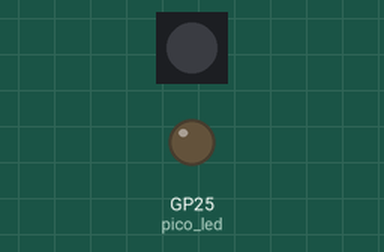
Simulated run of this program. Board: Raspberry Pi Pico running MicroPython. Shown: 1 RGB LEDs in strip order, left to right, output pins drawn as LEDs (lit = HIGH). Dim RGB values are drawn brighter than linear; WiFi joins after 1.5 s; the clock reads 2024-03-15 10:24:30 at power-on unless the program sets it; files the program writes start out absent; requests to the public web service named in the program get a made-up reply in its usual format after 0.4 s (London, UTC, broken clouds, 64 % humidity, 1013 hPa unless stated). At 3.4 s the program stops and its outputs stay as they are.

Above: at 0.1 s.
At 3.1 s:
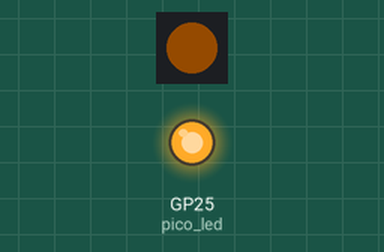
Timing chart, 0 to 4.6 s (numbered marks = the images above):
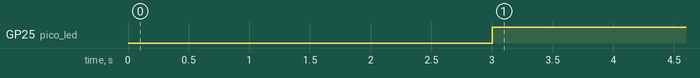

The program:

picow_boot_template_with_comments.py
```python
# picow_boot_template_with_comments.py

# Template BOOT.PY file to connect WiFi
# The MAIN.PY will issue a RESET if WiFi connection is lost to reconnect.

# IMPORTS
# From references to Python best practices, I use FROM to only import the functions
# needed to keep space down.
from time import localtime, sleep
from pimoroni import RGBLED
from machine import reset_cause, Pin
from sys import print_exception, exit
from rp2 import country
from network import WLAN, STA_IF
from log_time import log_time
from set_rtc import set_rtc
#https://www.tomshardware.com/how-to/hide-passwords-in-code-raspberry-pi-pico-w
#params is params.py on the Pico W
import params

# CONSTANTS
# See https://docs.micropython.org/en/latest/reference/constrained.html#execution-phase

# FUNCTIONS

#======= connnect()
# wlan is a global varible setup in the BOOTline code
# The Pico LED flashes when wifi connection is attempted. On solid when connected
def connect():

    # wlan.status() Return Value
    # STAT_IDLE -- 0
    # STAT_CONNECTING -- 1
    # Not sure what 2 is. Likely 'Connected to wifi, but no IP address'
    #    See https://github.com/georgerobotics/cyw43-driver/blob/9bfca61173a94432839cd39210f1d1afdf602c42/src/cyw43.h#L82
    # STAT_WRONG_PASSWORD -- -3
    # STAT_NO_AP_FOUND -- -2
    # STAT_CONNECT_FAIL -- -1
    # STAT_GOT_IP -- 3

    cnt=0
    global led, wlan

    try:
# Print a List of Local SSIDs
#         nets = wlan.scan()
#         for net in nets:
#             s_ssid_b, s_bssid_h, s_channel, s_RSSI, s_authmode, s_hidden = net
#             s_ssid = s_ssid_b.decode()
#             if s_ssid == params.ssid:
#                 print ("On Ch ",s_channel,"Sig ",s_RSSI)
#
#         print("Status ",wlan.status() )
        set_leds("off")
        while not wlan.isconnected():
            cnt=cnt+1
            wlan.active(True)
            wlan.connect(params.ssid, params.pwd)
            sleep(3)
            # If the status is not 'connecting' (1) or 'connected but no ip' (2) or connected abort
            status = wlan.status()
            if not wlan.isconnected():
                if not ((status == 1) or (status == 2)):
                    with open(params.log_file,"a") as f:
                        f.write(log_time("boot/connect"))
                        f.write("Wifi is not connecting to "+params.ssid+". Status "+str(status) )
                    set_leds("off")
                    raise RuntimeError('Wifi connect failed')

            set_leds("toggle")


        set_leds("on")
#        print("Connected to channel ",wlan.config('channel'))

        if cnt > 1:
            with open(params.log_file,"a") as f:
                f.write(log_time("boot/connect")+"Connection took "+str(cnt)+" attempts")

    except Exception as err:
        with open(params.log_file,"a") as f:
            f.write(log_time("boot/connect"))
            print_exception(err,f)
        raise RuntimeError('boot/connect() failed')

    return

#=================== toggle_leds
# Use the leds to indicate status of the boot program connecting to the network.

# There is one LED on the PICO W and an RGB LED on th PICO display.
# The single colour PICO LED supports a toggle function. The PICO DISPLAY does not.

def set_leds(setting):

    global pico_led, rgbled, rgb_on

    if setting == "on":
        pico_led.on()
        rgbled.set_rgb(20,10,0) # RED+GREEN can't make YELLOW.
        rgb_on = True

    elif setting == "off":
        pico_led.off()
        rgbled.set_rgb(0,0,0)
        rbg_on = False

    elif setting == "toggle":
        if rgb_on:
            set_leds("off")
        else:
            set_leds("on")

    return


# ********** BOOT PROGRAM **********
# I'm not using the Python construct of testing __NAME__ for BOOT to all BOOT().
# It doesn't seem to be needed for Pico W.

# boot_ok is a GLOBAL variale that MAIN can read to determine whether or not to run
# based on the success of failure of BOOT

try:
    # For development/debug, it is best to append to the existing log.
    # Existing logs will have to be manually cleared
    # For production, start a new file. This keeps down the space taken.

    global boot_ok
    boot_ok=False

    if params.debug:
        mode="a"
    else:
        mode="w"

    with open(params.log_file,mode) as f:
        f.write(log_time("boot")+"Started. Last reset cause recorded "+str(reset_cause()))

    global pico_led, rgbled, rgb_on
    pico_led = Pin("LED", Pin.OUT)
    # Init the LED. 6,7,8 are the PICO DISPLAY pins
    rgbled = RGBLED(6, 7, 8)
    set_leds("off")
    rgb_on=False

    # Set country for wlan connnection
    # See https://peppe8o.com/getting-started-with-wifi-on-raspberry-pi-pico-w-and-micropython/
    country('CA')

    global wlan
    wlan = WLAN(STA_IF)
    wlan.active(True)
    # If we are connected, disconnect to keep things clean and ensure all code executed.
    if wlan.isconnected():
        wlan.disconnect()

    # Turn off wireless power saving
    wlan.config(pm = 0xa11140)

    connect()
    ip = wlan.ifconfig()[0]

    # Set the Real Time Clock
    set_rtc()

    with open(params.log_file,"a") as f:
        f.write(log_time("boot")+"Connected to "+params.ssid+". IP "+str(ip))
        f.write("\nTime after set_rtc() called.")

    boot_ok=True
    set_leds("on")

except Exception as err:
    with open(params.log_file,"a") as f:
        f.write(log_time("boot")+"Exception caught\n")
        print_exception(err,f)
        f.write("\nboot_ok=False")
    boot_ok=False
    # Check to see if the rgb_led has been initialize and if so turn the light RED
    if "rgbled" in globals():
        rgbled.set_rgb(30,0,0) # Red

exit(0)
```

log_time.py
```python
from time import localtime
# ======== log_time()
# Create a date/time string to start a new LOG_FILE entry
# If called after the time has been set, it will be the UTC time.
# If called before time has been set, not sure what the time will be

# Pad with zeros for single digit to 2 chacters

def pad(val):
    return ("00"+str(val))[-2:]

def log_time(func):
    now = localtime() # RTC time set in set_rtc()
    txt = "\n"+\
        pad(now[0])+"/"+pad(now[1])+"/"+pad(now[2])+\
        " "+pad(now[3])+":"+pad(now[4])+" ["+func+"] "
    return txt
```

set_rtc.py
```python
# set_rtc(): Set the Real Time Clock on the PICO W

# This function is called by both BOOT.PY and MAIN.PY since the RTC needs to be
# updated every few hour.

# The PICO W has a RTC but not supported by a battery. That means that when the PICO loses
# power, so does the RTC. It will boot up with its 'epoch' of 2021-01-01 00:00:00.

# Getting the correct time in Micropyton is also complicated because MP does not support time zones.

# I found the link to a site that is called with the city of the time you want which returns both
# the UTC as well as the time in the local time zone

from urequests import get as req_get
from json import loads as json_loads
from machine import RTC
from sys import exit, print_exception
from log_time import log_time
import time
import params

def set_rtc():
    try:
        # http://worldtimeapi.org/
        # e.g. http://worldtimeapi.org/api/timezone/America/Toronto
        payload = req_get(url=params.datetime_server)
        # Get text representation of string returned and convert the JSON string to Python dictionary object
        pl_dict=json_loads(payload.text)
        # If there was an error in the req_get() call, there will be an 'error' entry in the JSON payload
        if "error" in pl_dict:
            with open(params.log_file,"a") as f:
                f.write(log_time("set_rtc")+"Error return from JSON call "+pl_dict["error"])
            raise RuntimeError('Unable to get date/time')

        # Get Day of Week for RTC setting
        dow=int(pl_dict['day_of_week'])

        # Get Current Date Time dictionary entry
        # Looks like this "2023-02-26T16:27:11.683448-05:00"
        dict_date_time=pl_dict['datetime']
        # Separate into [0]="2023-02-26" and [1]="16:27:11.683448-05:00"
        sep_date_time=dict_date_time.split("T")

        # Get date portion of date time
        ext_date=sep_date_time[0]
        ymd=ext_date.split("-")

        # Get time portion. Only need hour:min:second
        ext_time=sep_date_time[1]
        timestr=ext_time.split(".")[0]
        hms=timestr.split(":")

        # Set PICO RTC
        # https://docs.micropython.org/en/latest/library/machine.RTC.html#class-rtc-real-time-clock
        # https://mpython.readthedocs.io/en/master/library/micropython/machine/machine.RTC.html
        # ... it is recommended to perform time calibration every 7 hours.
        # https://github.com/micropython/micropython/issues/10578
        # ports/rtc: Inconsistencies between ports and the documentation

        # yr=int(ymd[0]) mt=int(ymd[1]) dy=int(ymd[2])
        # hr=int(hms[0]) min=int(hms[1]) sec=int(hms[2])

        rtc=RTC()
        rtc.datetime((int(ymd[0]), int(ymd[1]), int(ymd[2]), dow, \
                     int(hms[0]), int(hms[1]), int(hms[2]), 0))

    except Exception as err:
        with open(params.log_file,"a") as f:
            f.write(log_time("set_rtc")+"Exception caught\n")
            print_exception(err,f)
        raise RuntimeError('set_rtc failed')
        
```

params.py
```python
# params.py - Parameters used by this Micropython project

# Log file name. Appended to by multiple functions
log_file = "LOG.TXT"
# Simply variable to use on conditionl statements
debug=True

# WiFi Connection values used in BOOT.PY
ssid="Roycroft"
pwd="Filw!982@pLwYZ-345"

# Datetime Server used in set_rtc()
datetime_server="http://worldtimeapi.org/api/timezone/America/Toronto"
```

Measured:
- by itself, GP25 (pico_led): LOW → HIGH at 3.0 s
